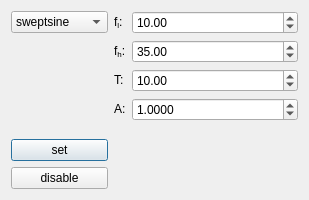
<?xml version="1.0" encoding="UTF-8"?>
<ui version="4.0">
 <class>QExcitationDialog</class>
 <widget class="QDialog" name="QExcitationDialog">
  <property name="geometry">
   <rect>
    <x>0</x>
    <y>0</y>
    <width>309</width>
    <height>200</height>
   </rect>
  </property>
  <property name="sizePolicy">
   <sizepolicy hsizetype="Preferred" vsizetype="Preferred">
    <horstretch>0</horstretch>
    <verstretch>0</verstretch>
   </sizepolicy>
  </property>
  <property name="minimumSize">
   <size>
    <width>300</width>
    <height>200</height>
   </size>
  </property>
  <property name="windowTitle">
   <string>Dialog</string>
  </property>
  <layout class="QHBoxLayout" name="horizontalLayout">
   <item>
    <layout class="QVBoxLayout" name="verticalLayout">
     <item>
      <widget class="QComboBox" name="excitation_selection_comboBox">
       <item>
        <property name="text">
         <string>sweptsine</string>
        </property>
       </item>
       <item>
        <property name="text">
         <string>multisine</string>
        </property>
       </item>
       <item>
        <property name="text">
         <string>steppedsine</string>
        </property>
       </item>
      </widget>
     </item>
     <item>
      <spacer name="verticalSpacer">
       <property name="orientation">
        <enum>Qt::Vertical</enum>
       </property>
       <property name="sizeType">
        <enum>QSizePolicy::MinimumExpanding</enum>
       </property>
       <property name="sizeHint" stdset="0">
        <size>
         <width>20</width>
         <height>20</height>
        </size>
       </property>
      </spacer>
     </item>
     <item>
      <widget class="QPushButton" name="set_pushButton">
       <property name="text">
        <string>set</string>
       </property>
      </widget>
     </item>
     <item>
      <widget class="QPushButton" name="disable_pushButton">
       <property name="text">
        <string>disable</string>
       </property>
      </widget>
     </item>
    </layout>
   </item>
   <item>
    <widget class="QStackedWidget" name="stackedWidget">
     <property name="sizePolicy">
      <sizepolicy hsizetype="Preferred" vsizetype="MinimumExpanding">
       <horstretch>0</horstretch>
       <verstretch>0</verstretch>
      </sizepolicy>
     </property>
     <property name="currentIndex">
      <number>0</number>
     </property>
     <widget class="QWidget" name="page">
      <layout class="QFormLayout" name="formLayout">
       <property name="leftMargin">
        <number>0</number>
       </property>
       <property name="topMargin">
        <number>0</number>
       </property>
       <property name="rightMargin">
        <number>0</number>
       </property>
       <property name="bottomMargin">
        <number>0</number>
       </property>
       <item row="0" column="0">
        <widget class="QLabel" name="label_fl">
         <property name="text">
          <string>&lt;html&gt;&lt;head/&gt;&lt;body&gt;&lt;p&gt;f&lt;span style=&quot; vertical-align:sub;&quot;&gt;l&lt;/span&gt;:&lt;/p&gt;&lt;/body&gt;&lt;/html&gt;</string>
         </property>
        </widget>
       </item>
       <item row="0" column="1">
        <widget class="QDoubleSpinBox" name="doubleSpinBox_fl">
         <property name="maximum">
          <double>100.000000000000000</double>
         </property>
         <property name="value">
          <double>10.000000000000000</double>
         </property>
        </widget>
       </item>
       <item row="1" column="0">
        <widget class="QLabel" name="label_fh">
         <property name="text">
          <string>&lt;html&gt;&lt;head/&gt;&lt;body&gt;&lt;p&gt;f&lt;span style=&quot; vertical-align:sub;&quot;&gt;h&lt;/span&gt;:&lt;/p&gt;&lt;/body&gt;&lt;/html&gt;</string>
         </property>
        </widget>
       </item>
       <item row="1" column="1">
        <widget class="QDoubleSpinBox" name="doubleSpinBox_fh">
         <property name="maximum">
          <double>100.000000000000000</double>
         </property>
         <property name="value">
          <double>35.000000000000000</double>
         </property>
        </widget>
       </item>
       <item row="2" column="0">
        <widget class="QLabel" name="label_T">
         <property name="text">
          <string>&lt;html&gt;&lt;head/&gt;&lt;body&gt;&lt;p&gt;T:&lt;/p&gt;&lt;/body&gt;&lt;/html&gt;</string>
         </property>
        </widget>
       </item>
       <item row="2" column="1">
        <widget class="QDoubleSpinBox" name="doubleSpinBox_T">
         <property name="maximum">
          <double>120.000000000000000</double>
         </property>
         <property name="value">
          <double>10.000000000000000</double>
         </property>
        </widget>
       </item>
       <item row="3" column="0">
        <widget class="QLabel" name="label_A">
         <property name="text">
          <string>&lt;html&gt;&lt;head/&gt;&lt;body&gt;&lt;p&gt;A:&lt;/p&gt;&lt;/body&gt;&lt;/html&gt;</string>
         </property>
        </widget>
       </item>
       <item row="3" column="1">
        <widget class="QDoubleSpinBox" name="doubleSpinBox_A">
         <property name="decimals">
          <number>4</number>
         </property>
         <property name="maximum">
          <double>10000000000.000000000000000</double>
         </property>
         <property name="value">
          <double>1.000000000000000</double>
         </property>
        </widget>
       </item>
      </layout>
     </widget>
     <widget class="QWidget" name="page_2">
      <layout class="QVBoxLayout" name="verticalLayout_2">
       <item>
        <widget class="QLabel" name="label">
         <property name="text">
          <string>Realization:</string>
         </property>
         <property name="wordWrap">
          <bool>true</bool>
         </property>
        </widget>
       </item>
       <item>
        <widget class="QSpinBox" name="multisine_spinBox"/>
       </item>
       <item>
        <widget class="QLabel" name="label_2">
         <property name="text">
          <string>Gain:</string>
         </property>
        </widget>
       </item>
       <item>
        <widget class="QDoubleSpinBox" name="musin_gain_doubleSpinBox">
         <property name="decimals">
          <number>4</number>
         </property>
         <property name="maximum">
          <double>10000000000.000000000000000</double>
         </property>
         <property name="singleStep">
          <double>50.000000000000000</double>
         </property>
        </widget>
       </item>
       <item>
        <spacer name="verticalSpacer_2">
         <property name="orientation">
          <enum>Qt::Vertical</enum>
         </property>
         <property name="sizeHint" stdset="0">
          <size>
           <width>20</width>
           <height>40</height>
          </size>
         </property>
        </spacer>
       </item>
      </layout>
     </widget>
     <widget class="QWidget" name="page_3">
      <layout class="QFormLayout" name="formLayout_2">
       <property name="horizontalSpacing">
        <number>6</number>
       </property>
       <property name="verticalSpacing">
        <number>6</number>
       </property>
       <property name="leftMargin">
        <number>0</number>
       </property>
       <property name="topMargin">
        <number>0</number>
       </property>
       <property name="rightMargin">
        <number>0</number>
       </property>
       <property name="bottomMargin">
        <number>0</number>
       </property>
       <item row="1" column="1">
        <widget class="QDoubleSpinBox" name="doubleSpinBox_fl_2">
         <property name="maximum">
          <double>100.000000000000000</double>
         </property>
         <property name="value">
          <double>3.000000000000000</double>
         </property>
        </widget>
       </item>
       <item row="3" column="1">
        <widget class="QDoubleSpinBox" name="doubleSpinBox_fh_2">
         <property name="maximum">
          <double>100.000000000000000</double>
         </property>
         <property name="value">
          <double>35.000000000000000</double>
         </property>
        </widget>
       </item>
       <item row="5" column="1">
        <widget class="QDoubleSpinBox" name="doubleSpinBox_T_2">
         <property name="decimals">
          <number>0</number>
         </property>
         <property name="maximum">
          <double>10.000000000000000</double>
         </property>
         <property name="value">
          <double>5.000000000000000</double>
         </property>
        </widget>
       </item>
       <item row="7" column="1">
        <widget class="QDoubleSpinBox" name="doubleSpinBox_A_2">
         <property name="decimals">
          <number>4</number>
         </property>
         <property name="maximum">
          <double>10000000000.000000000000000</double>
         </property>
         <property name="value">
          <double>1.000000000000000</double>
         </property>
        </widget>
       </item>
       <item row="1" column="0">
        <widget class="QLabel" name="label_fl_2">
         <property name="text">
          <string>&lt;html&gt;&lt;head/&gt;&lt;body&gt;&lt;p&gt;f&lt;span style=&quot; vertical-align:sub;&quot;&gt;l&lt;/span&gt;:&lt;/p&gt;&lt;/body&gt;&lt;/html&gt;</string>
         </property>
        </widget>
       </item>
       <item row="3" column="0">
        <widget class="QLabel" name="label_fh_2">
         <property name="text">
          <string>&lt;html&gt;&lt;head/&gt;&lt;body&gt;&lt;p&gt;f&lt;span style=&quot; vertical-align:sub;&quot;&gt;h&lt;/span&gt;:&lt;/p&gt;&lt;/body&gt;&lt;/html&gt;</string>
         </property>
        </widget>
       </item>
       <item row="5" column="0">
        <widget class="QLabel" name="label_T_2">
         <property name="text">
          <string>&lt;html&gt;&lt;head/&gt;&lt;body&gt;&lt;p&gt;T:&lt;/p&gt;&lt;/body&gt;&lt;/html&gt;</string>
         </property>
        </widget>
       </item>
       <item row="7" column="0">
        <widget class="QLabel" name="label_A_2">
         <property name="text">
          <string>&lt;html&gt;&lt;head/&gt;&lt;body&gt;&lt;p&gt;A:&lt;/p&gt;&lt;/body&gt;&lt;/html&gt;</string>
         </property>
        </widget>
       </item>
      </layout>
     </widget>
    </widget>
   </item>
   <item>
    <layout class="QFormLayout" name="channels_formLayout"/>
   </item>
  </layout>
 </widget>
 <resources/>
 <connections/>
</ui>
